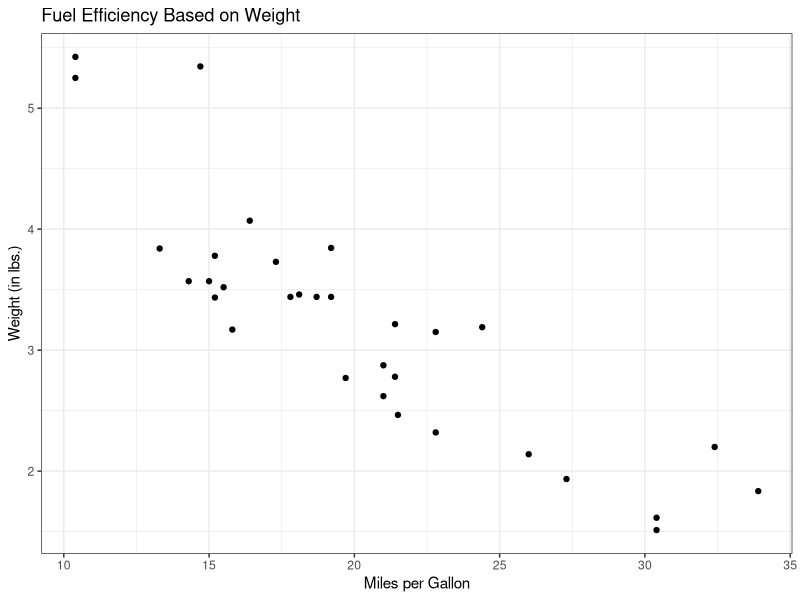

Recreate this plot in R.
## ---- chunk 1
library(ggplot2)
## ---- chunk 2
data(mtcars) # Load the data
## ---- chunk 3
# This right here is a R chunk
## ---- chunk 4
g <- ggplot(mtcars, aes(x=mpg, y=wt))
g + geom_point() +     
  ggtitle("Fuel Efficiency Based on Weight") +
  xlab("Miles per Gallon") + ylab("Weight (in lbs.)") +
  theme_bw()
## ---- chunk 5
x <- "\U00B5"
print(x) # symbol for "mu"
